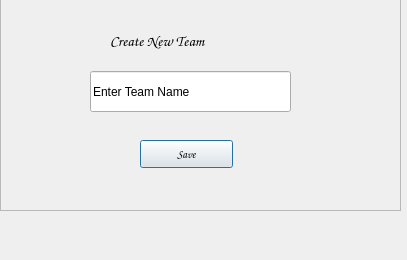
<?xml version="1.0" encoding="UTF-8"?>
<ui version="4.0">
 <class>Dialog</class>
 <widget class="QDialog" name="Dialog">
  <property name="geometry">
   <rect>
    <x>0</x>
    <y>0</y>
    <width>407</width>
    <height>260</height>
   </rect>
  </property>
  <property name="windowTitle">
   <string>new_team</string>
  </property>
  <property name="styleSheet">
   <string notr="true"/>
  </property>
  <widget class="QFrame" name="frame">
   <property name="geometry">
    <rect>
     <x>0</x>
     <y>-20</y>
     <width>401</width>
     <height>231</height>
    </rect>
   </property>
   <property name="frameShape">
    <enum>QFrame::StyledPanel</enum>
   </property>
   <property name="frameShadow">
    <enum>QFrame::Raised</enum>
   </property>
   <widget class="QLabel" name="label">
    <property name="geometry">
     <rect>
      <x>110</x>
      <y>50</y>
      <width>171</width>
      <height>22</height>
     </rect>
    </property>
    <property name="font">
     <font>
      <family>Comic Sans MS</family>
      <pointsize>11</pointsize>
      <weight>1</weight>
      <italic>false</italic>
      <bold>false</bold>
     </font>
    </property>
    <property name="styleSheet">
     <string notr="true">font:11 pt &quot;Comic Sans MS&quot;;</string>
    </property>
    <property name="text">
     <string>&lt;html&gt;&lt;head/&gt;&lt;body&gt;&lt;p&gt;&lt;span style=&quot; font-style:normal;&quot;&gt;Create New Team&lt;/span&gt;&lt;/p&gt;&lt;/body&gt;&lt;/html&gt;</string>
    </property>
   </widget>
   <widget class="QLineEdit" name="team_name">
    <property name="geometry">
     <rect>
      <x>90</x>
      <y>91</y>
      <width>201</width>
      <height>41</height>
     </rect>
    </property>
    <property name="styleSheet">
     <string notr="true">font: 9pt &quot;Comic Sans MS&quot;;</string>
    </property>
    <property name="text">
     <string>Enter Team Name</string>
    </property>
    <property name="placeholderText">
     <string>enter team name</string>
    </property>
   </widget>
   <widget class="QPushButton" name="savename">
    <property name="geometry">
     <rect>
      <x>140</x>
      <y>160</y>
      <width>93</width>
      <height>28</height>
     </rect>
    </property>
    <property name="font">
     <font>
      <family>Comic Sans MS</family>
      <pointsize>8</pointsize>
      <weight>50</weight>
      <italic>false</italic>
      <bold>false</bold>
     </font>
    </property>
    <property name="styleSheet">
     <string notr="true">font: 8pt &quot;Comic Sans MS&quot;;</string>
    </property>
    <property name="text">
     <string>Save</string>
    </property>
   </widget>
  </widget>
 </widget>
 <resources/>
 <connections/>
</ui>
